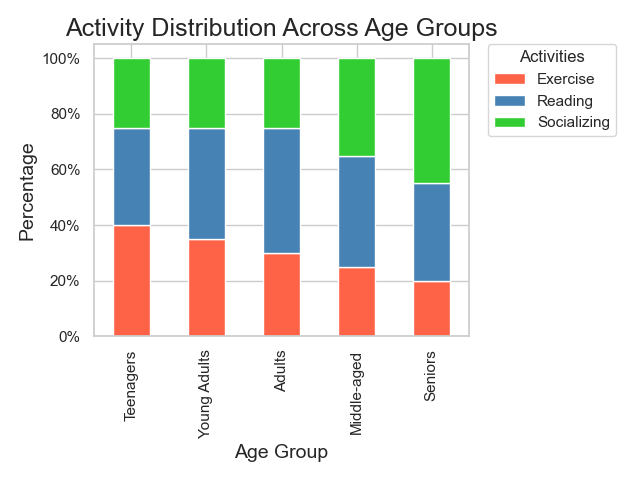

Write Python code to recreate this figure.

import seaborn as sns
import pandas as pd
import matplotlib.pyplot as plt
from matplotlib.ticker import FuncFormatter

data = {
    'Age Group': ['Teenagers', 'Young Adults', 'Adults', 'Middle-aged', 'Seniors'],
    'Exercise': [0.4, 0.35, 0.3, 0.25, 0.2],
    'Reading': [0.35, 0.4, 0.45, 0.4, 0.35],
    'Socializing': [0.25, 0.25, 0.25, 0.35, 0.45],
}

df = pd.DataFrame(data)
df.set_index('Age Group', inplace=True)

df_percentage = df.div(df.sum(axis=1), axis=0)

sns.set(style="whitegrid")

plt.figure(figsize=(10, 8))

df_percentage.plot(kind='bar', stacked=True, color=["#FF6347", "#4682B4", "#32CD32"], width=0.5)

formatter = FuncFormatter(lambda y, pos: "%d%%" % (y * 100))
plt.gca().yaxis.set_major_formatter(formatter)

plt.title('Activity Distribution Across Age Groups', fontsize=18)
plt.xlabel('Age Group', fontsize=14)
plt.ylabel('Percentage', fontsize=14)

plt.legend(title='Activities', bbox_to_anchor=(1.05, 1), loc='upper left', borderaxespad=0.)

plt.tight_layout()
plt.show()
